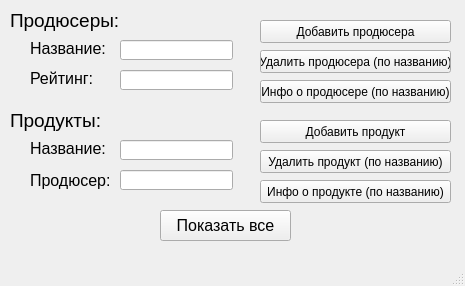
<?xml version="1.0" encoding="UTF-8"?>
<ui version="4.0">
 <class>MainWindow</class>
 <widget class="QMainWindow" name="MainWindow">
  <property name="geometry">
   <rect>
    <x>0</x>
    <y>0</y>
    <width>465</width>
    <height>286</height>
   </rect>
  </property>
  <property name="windowTitle">
   <string>MainWindow</string>
  </property>
  <widget class="QWidget" name="centralwidget">
   <widget class="QLabel" name="label">
    <property name="geometry">
     <rect>
      <x>10</x>
      <y>10</y>
      <width>111</width>
      <height>21</height>
     </rect>
    </property>
    <property name="font">
     <font>
      <pointsize>14</pointsize>
     </font>
    </property>
    <property name="text">
     <string>Продюсеры:</string>
    </property>
   </widget>
   <widget class="QLabel" name="label_2">
    <property name="geometry">
     <rect>
      <x>10</x>
      <y>110</y>
      <width>91</width>
      <height>21</height>
     </rect>
    </property>
    <property name="font">
     <font>
      <pointsize>14</pointsize>
     </font>
    </property>
    <property name="text">
     <string>Продукты:</string>
    </property>
   </widget>
   <widget class="QLabel" name="label_3">
    <property name="geometry">
     <rect>
      <x>30</x>
      <y>40</y>
      <width>81</width>
      <height>16</height>
     </rect>
    </property>
    <property name="font">
     <font>
      <pointsize>12</pointsize>
     </font>
    </property>
    <property name="text">
     <string>Название:</string>
    </property>
   </widget>
   <widget class="QLabel" name="label_4">
    <property name="geometry">
     <rect>
      <x>30</x>
      <y>140</y>
      <width>81</width>
      <height>16</height>
     </rect>
    </property>
    <property name="font">
     <font>
      <pointsize>12</pointsize>
     </font>
    </property>
    <property name="text">
     <string>Название:</string>
    </property>
   </widget>
   <widget class="QLabel" name="label_5">
    <property name="geometry">
     <rect>
      <x>30</x>
      <y>70</y>
      <width>71</width>
      <height>16</height>
     </rect>
    </property>
    <property name="font">
     <font>
      <pointsize>12</pointsize>
     </font>
    </property>
    <property name="text">
     <string>Рейтинг:</string>
    </property>
   </widget>
   <widget class="QLabel" name="label_6">
    <property name="geometry">
     <rect>
      <x>30</x>
      <y>170</y>
      <width>81</width>
      <height>21</height>
     </rect>
    </property>
    <property name="font">
     <font>
      <pointsize>12</pointsize>
     </font>
    </property>
    <property name="text">
     <string>Продюсер:</string>
    </property>
   </widget>
   <widget class="QLineEdit" name="producer_name">
    <property name="geometry">
     <rect>
      <x>120</x>
      <y>40</y>
      <width>113</width>
      <height>20</height>
     </rect>
    </property>
   </widget>
   <widget class="QLineEdit" name="producer_rate">
    <property name="geometry">
     <rect>
      <x>120</x>
      <y>70</y>
      <width>113</width>
      <height>20</height>
     </rect>
    </property>
   </widget>
   <widget class="QLineEdit" name="product_name">
    <property name="geometry">
     <rect>
      <x>120</x>
      <y>140</y>
      <width>113</width>
      <height>20</height>
     </rect>
    </property>
   </widget>
   <widget class="QLineEdit" name="product_producer">
    <property name="geometry">
     <rect>
      <x>120</x>
      <y>170</y>
      <width>113</width>
      <height>20</height>
     </rect>
    </property>
   </widget>
   <widget class="QPushButton" name="producer_add">
    <property name="geometry">
     <rect>
      <x>260</x>
      <y>20</y>
      <width>191</width>
      <height>23</height>
     </rect>
    </property>
    <property name="text">
     <string>Добавить продюсера</string>
    </property>
   </widget>
   <widget class="QPushButton" name="producer_dell">
    <property name="geometry">
     <rect>
      <x>260</x>
      <y>50</y>
      <width>191</width>
      <height>23</height>
     </rect>
    </property>
    <property name="text">
     <string>Удалить продюсера (по названию)</string>
    </property>
   </widget>
   <widget class="QPushButton" name="producer_info">
    <property name="geometry">
     <rect>
      <x>260</x>
      <y>80</y>
      <width>191</width>
      <height>23</height>
     </rect>
    </property>
    <property name="text">
     <string>Инфо о продюсере (по названию)</string>
    </property>
   </widget>
   <widget class="QPushButton" name="product_add">
    <property name="geometry">
     <rect>
      <x>260</x>
      <y>120</y>
      <width>191</width>
      <height>23</height>
     </rect>
    </property>
    <property name="text">
     <string>Добавить продукт</string>
    </property>
   </widget>
   <widget class="QPushButton" name="product_dell">
    <property name="geometry">
     <rect>
      <x>260</x>
      <y>150</y>
      <width>191</width>
      <height>23</height>
     </rect>
    </property>
    <property name="text">
     <string>Удалить продукт (по названию)</string>
    </property>
   </widget>
   <widget class="QPushButton" name="product_info">
    <property name="geometry">
     <rect>
      <x>260</x>
      <y>180</y>
      <width>191</width>
      <height>23</height>
     </rect>
    </property>
    <property name="text">
     <string>Инфо о продукте (по названию)</string>
    </property>
   </widget>
   <widget class="QPushButton" name="show_all">
    <property name="geometry">
     <rect>
      <x>160</x>
      <y>210</y>
      <width>131</width>
      <height>31</height>
     </rect>
    </property>
    <property name="font">
     <font>
      <pointsize>12</pointsize>
     </font>
    </property>
    <property name="text">
     <string>Показать все</string>
    </property>
   </widget>
  </widget>
  <widget class="QMenuBar" name="menubar">
   <property name="geometry">
    <rect>
     <x>0</x>
     <y>0</y>
     <width>465</width>
     <height>21</height>
    </rect>
   </property>
  </widget>
  <widget class="QStatusBar" name="statusbar"/>
 </widget>
 <resources/>
 <connections/>
</ui>
